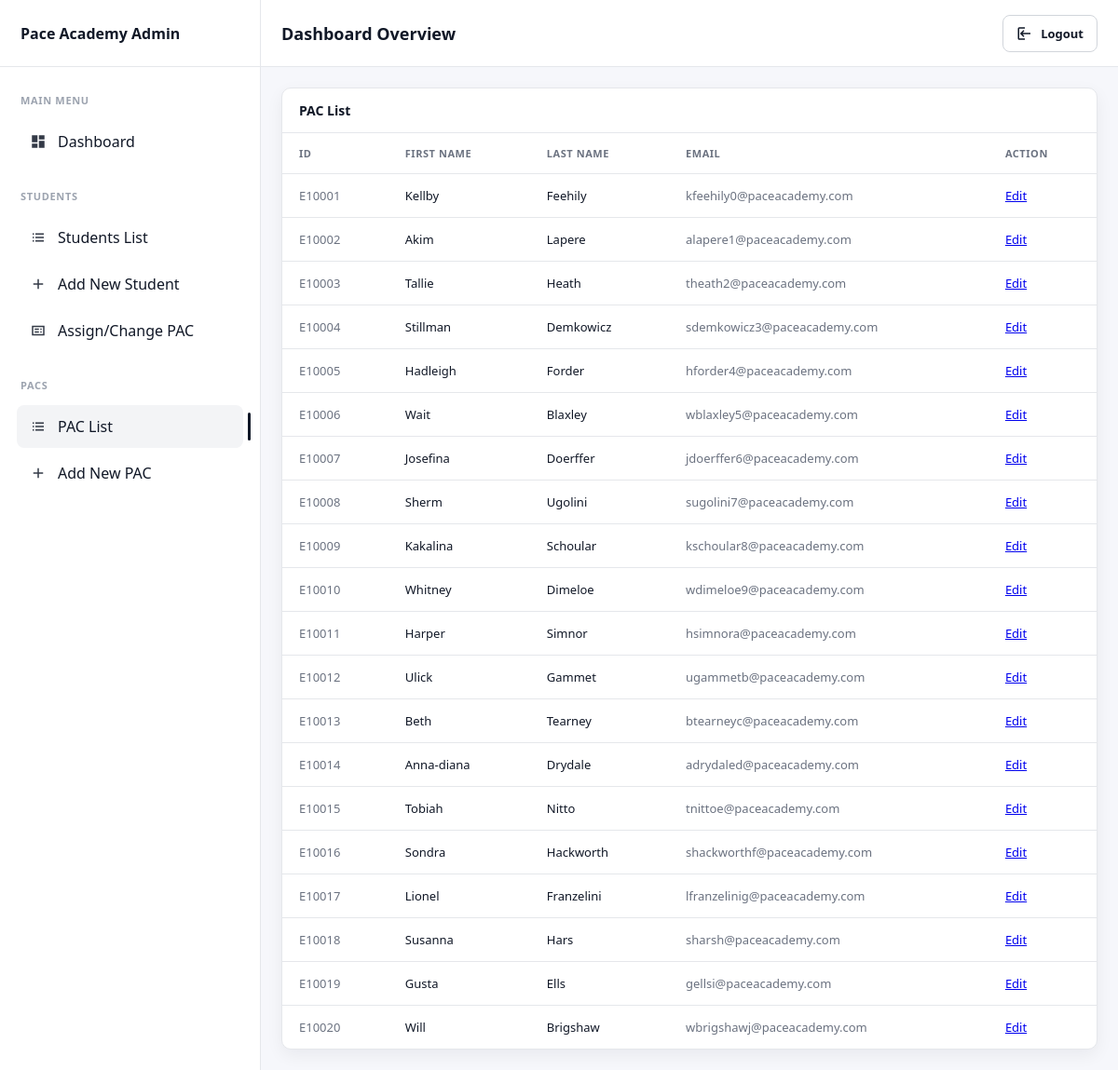
The app's page /pac_list/ with its own data.
### pacapp/models.py (models this page shows, shortened)
class Pacs(models.Model):
    pac_id = models.IntegerField(primary_key=True)
    first_name = models.CharField(max_length=100)
    last_name = models.CharField(max_length=100)
    email = models.EmailField()

### pacapp/views.py (the view)
# urls.py: path("pac_list/", views.pac_list_view, name="pac_list"),
def pac_list_view(request):
    pacs=Pacs.objects.all()
    print("PAC COUNT:", pacs.count())
    context= {
        'pacs':pacs,
        'active_page': 'pac_list',
    }
    return render(request, "pacapp/pac_list.html", context)

### pacapp/templates/pacapp/pac_list.html (shortened to what this page needs)
{% extends "pacapp/dashboard_base.html" %}
{% load static %}
{% block page_title %}Dashboard Overview{% endblock %}
{% block content %}
<section class="card">
  <div class="card-header">
    <h2 class="card-title">PAC List</h2>
  </div>
  <div class="card-body">
    <table class="table table-students">
      <thead>
        <tr>
          <th>ID</th>
          <th>FIRST NAME</th>
          <th>LAST NAME</th>
          <th>EMAIL</th>
          <th>ACTION</th>
        </tr>
      </thead>
      <tbody>
        {% for pac in pacs %}
        <tr>
          <td class="muted">E{{pac.pac_id}}</td>
          <td>{{pac.first_name}}</td>
          <td>{{pac.last_name}}</td>
          <td class="muted">{{pac.email}}</td>
          <td>
            <a class="action-link" href="{% url 'pac_edit' pk=pac.pk %}">Edit</a>
          </td>
        </tr>
        {% endfor %}
      </tbody>
    </table>
  </div>
</section>
{% endblock %}

### pacapp/static/pacapp/home.css (style rules this page uses)
:root { --bg: #f6f7fb; --card: #ffffff; --text: #111827; --muted: #6b7280; --border: #e5e7eb; --sidebar-bg: #ffffff; --active-bg: #f3f4f6; --shadow: 0 6px 18px rgba(17, 24, 39, 0.06); }
* { box-sizing: border-box; }
body { margin: 0; font-family: system-ui, -apple-system, Segoe UI, Roboto, Arial, sans-serif; color: var(--text); background: var(--bg); }
.card { background: var(--card); border: 1px solid var(--border); border-radius: 10px; box-shadow: var(--shadow); overflow: hidden; }
.card-header { padding: 14px 18px; border-bottom: 1px solid var(--border); }
.card-title { margin: 0; font-size: 14px; font-weight: 700; }
.card-body { padding: 0; }
.table { width: 100%; border-collapse: collapse; }
.table thead th { text-align: left; font-size: 11px; letter-spacing: 0.05em; color: #6b7280; padding: 14px 18px; font-weight: 800; border-bottom: 1px solid var(--border); }
.table tbody td { padding: 14px 18px; border-bottom: 1px solid var(--border); font-size: 13px; }
.table tbody tr:last-child td { border-bottom: none; }
.muted { color: var(--muted); }

### records on screen
Pacs: pac_id "10001", first_name "Kellby", last_name "Feehily", email "kfeehily0@paceacademy.com"
Pacs: pac_id "10002", first_name "Akim", last_name "Lapere", email "alapere1@paceacademy.com"
Pacs: pac_id "10003", first_name "Tallie", last_name "Heath", email "theath2@paceacademy.com"
Pacs: pac_id "10004", first_name "Stillman", last_name "Demkowicz", email "sdemkowicz3@paceacademy.com"
Pacs: pac_id "10005", first_name "Hadleigh", last_name "Forder", email "hforder4@paceacademy.com"
Pacs: pac_id "10006", first_name "Wait", last_name "Blaxley", email "wblaxley5@paceacademy.com"
Pacs: pac_id "10007", first_name "Josefina", last_name "Doerffer", email "jdoerffer6@paceacademy.com"
Pacs: pac_id "10008", first_name "Sherm", last_name "Ugolini", email "sugolini7@paceacademy.com"
Pacs: pac_id "10009", first_name "Kakalina", last_name "Schoular", email "kschoular8@paceacademy.com"
Pacs: pac_id "10010", first_name "Whitney", last_name "Dimeloe", email "wdimeloe9@paceacademy.com"
Pacs: pac_id "10011", first_name "Harper", last_name "Simnor", email "hsimnora@paceacademy.com"
Pacs: pac_id "10012", first_name "Ulick", last_name "Gammet", email "ugammetb@paceacademy.com"
Pacs: pac_id "10013", first_name "Beth", last_name "Tearney", email "btearneyc@paceacademy.com"
Pacs: pac_id "10014", first_name "Anna-diana", last_name "Drydale", email "adrydaled@paceacademy.com"
Pacs: pac_id "10015", first_name "Tobiah", last_name "Nitto", email "tnittoe@paceacademy.com"
Pacs: pac_id "10016", first_name "Sondra", last_name "Hackworth", email "shackworthf@paceacademy.com"
Pacs: pac_id "10017", first_name "Lionel", last_name "Franzelini", email "lfranzelinig@paceacademy.com"
Pacs: pac_id "10018", first_name "Susanna", last_name "Hars", email "sharsh@paceacademy.com"
Pacs: pac_id "10019", first_name "Gusta", last_name "Ells", email "gellsi@paceacademy.com"
Pacs: pac_id "10020", first_name "Will", last_name "Brigshaw", email "wbrigshawj@paceacademy.com"
